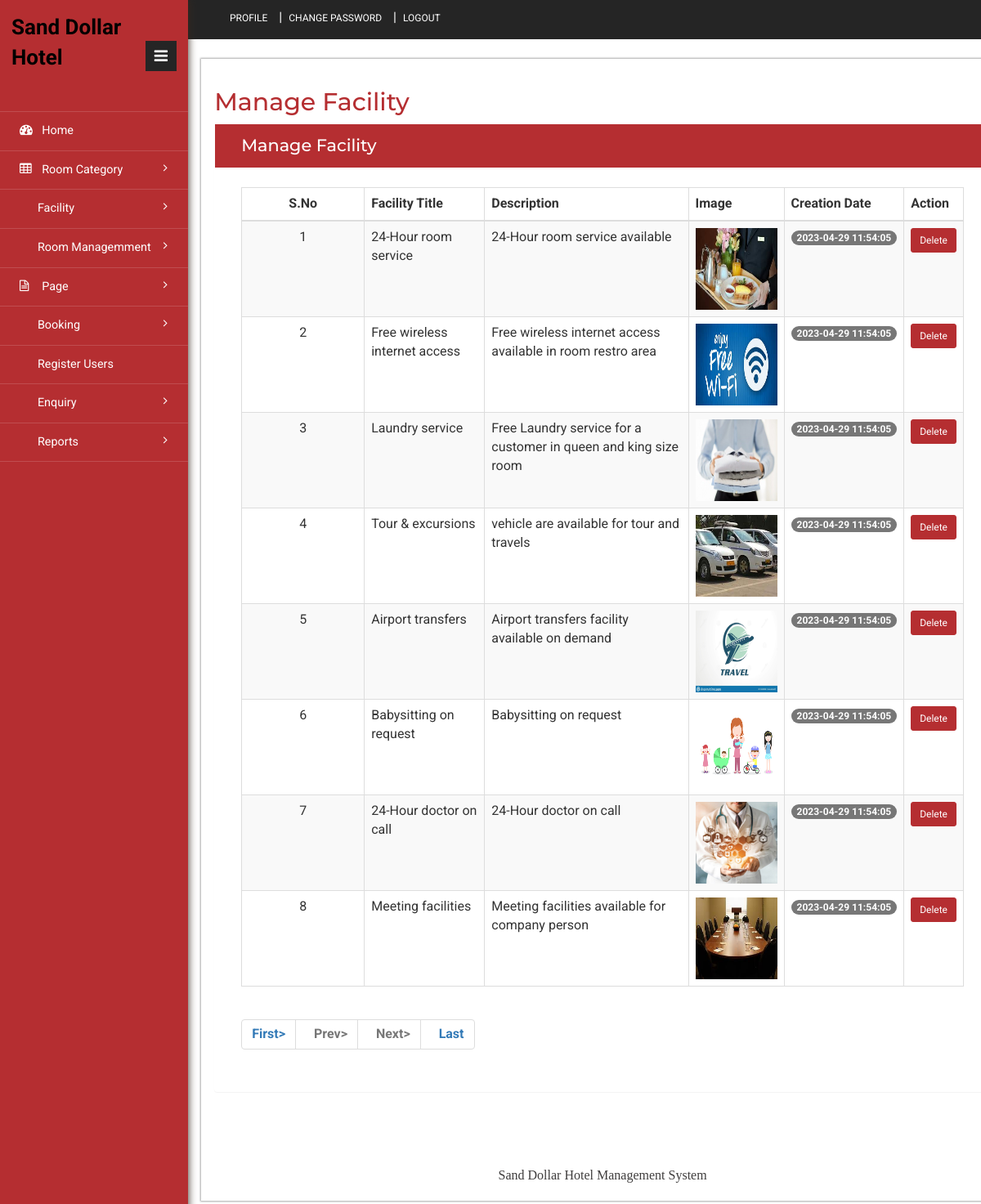
Screenshot of /admin/manage-facility.php (signed in) with the database file from the repository.
### tables this page shows
CREATE TABLE `tblfacility` (
  `ID` int(10) NOT NULL,
  `FacilityTitle` varchar(200) DEFAULT NULL,
  `Description` mediumtext DEFAULT NULL,
  `Image` varchar(200) DEFAULT NULL,
  `CreationDate` timestamp NULL DEFAULT current_timestamp()
);

### src/admin/manage-facility.php (the view, shortened to what this page needs)
<?php
	include('includes/dbconnection.php');
	if (strlen($_SESSION['hbmsaid']==0)) {
		header('location:logout.php');
	} else {
?>
<!DOCTYPE HTML>
<html>
	<head>
		<link href="css/bootstrap.min.css" rel='stylesheet' type='text/css' />
		<link href="css/style.css" rel='stylesheet' type='text/css' />
		<link href="css/font-awesome.css" rel="stylesheet">
		<link rel="stylesheet" href="css/icon-font.min.css" type='text/css' />
	</head>
	<body>
		<div class="page-container">
			<div class="left-content">
				<div class="inner-content">
					<?php include_once('includes/header.php');?>
					<div class="content">
						<div class="women_main">
							<div class="grids">
								<div class="progressbar-heading grids-heading">
									<h2>Manage Facility</h2>
								</div>
								<div class="panel panel-widget forms-panel">
									<div class="forms">
										<div class="form-grids widget-shadow" data-example-id="basic-forms">
											<div class="form-title">
												<h4>Manage Facility </h4>
											</div>
											<div class="form-body">
												<table class="table table-bordered table-striped table-vcenter js-dataTable-full-pagination">
													<thead>
														<tr>
															<th class="text-center">S.No</th>
															<th>Facility Title</th>
															<th>Description</th>
															<th>Image</th>
															<th>Creation Date</th>
															<th>Action</th>
														</tr>
													</thead>
													<tbody>
														<?php
															if (isset($_GET['pageno'])) {
																$pageno = $_GET['pageno'];
															} else {
																$pageno = 1;
															}
															$no_of_records_per_page = 10;
															$offset = ($pageno-1) * $no_of_records_per_page;
															$ret = "SELECT ID FROM tblfacility";
															$query1 = $dbh -> prepare($ret);
															$query1->execute();
															$total_rows=$query1->rowCount();
															$total_pages = ceil($total_rows / $no_of_records_per_page);
															$sql="SELECT * from tblfacility LIMIT $offset, $no_of_records_per_page";
															$query = $dbh -> prepare($sql);
															$query->execute();
															$results=$query->fetchAll(PDO::FETCH_OBJ);
															$cnt=1;
															if($query->rowCount() > 0) {
																foreach($results as $row) {
														?>
														<tr>
															<td class="text-center"><?php echo htmlentities($cnt);?></td>
															<td class="font-w600"><?php  echo htmlentities($row->FacilityTitle);?></td>
															<td><?php  echo htmlentities($row->Description);?></td>
															<td><img src="images/<?php echo $row->Image;?>" width="100" height="100"></td>
															<td><span class="badge badge-primary"><?php  echo htmlentities($row->CreationDate);?></span></td>
															<td class="d-none d-sm-table-cell"><a href="manage-facility.php?delid=<?php echo ($row->ID);?>" onclick="return confirm('Do you really want to Delete ?');" class="btn btn-danger btn-sm">Delete</a></td>
														</tr>
														<?php $cnt=$cnt+1;}} ?>
													</tbody>
												</table>
												<div align="left">
													<ul class="pagination" >
														<li><a href="?pageno=1"><strong>First></strong></a></li>
														<li class="<?php if($pageno <= 1){ echo 'disabled'; } ?>">
															<a href="<?php if($pageno <= 1){ echo '#'; } else { echo "?pageno=".($pageno - 1); } ?>"><strong style="padding-left: 10px">Prev></strong></a>
														</li>
														<li class="<?php if($pageno >= $total_pages){ echo 'disabled'; } ?>">
															<a href="<?php if($pageno >= $total_pages){ echo '#'; } else { echo "?pageno=".($pageno + 1); } ?>"><strong style="padding-left: 10px">Next></strong></a>
														</li>
														<li><a href="?pageno=<?php echo $total_pages; ?>"><strong style="padding-left: 10px">Last</strong></a></li>
													</ul>
												</div>
											</div>
										</div>
									</div>
								</div>
							</div>
							<?php include_once('includes/footer.php');?>
						</div>
					</div>
				</div>
			</div>
			<?php include_once('includes/sidebar.php');?>
		</div>
	</body>
</html>
<?php }  ?>

### rows the page displays
tblfacility: FacilityTitle "24-Hour room service", Description "24-Hour room service available", Image (picture), CreationDate "2023-04-29 11:54:05"
tblfacility: FacilityTitle "Free wireless internet access", Description "Free wireless internet access available in room restro area", Image (picture), CreationDate "2023-04-29 11:54:05"
tblfacility: FacilityTitle "Laundry service", Description "Free Laundry service for a customer in queen and king size room", Image (picture), CreationDate "2023-04-29 11:54:05"
tblfacility: FacilityTitle "Tour & excursions", Description "vehicle are available for tour and travels", Image (picture), CreationDate "2023-04-29 11:54:05"
tblfacility: FacilityTitle "Airport transfers", Description "Airport transfers facility available on demand", Image (picture), CreationDate "2023-04-29 11:54:05"
tblfacility: FacilityTitle "Babysitting on request", Description "Babysitting on request", Image (picture), CreationDate "2023-04-29 11:54:05"
tblfacility: FacilityTitle "24-Hour doctor on call", Description "24-Hour doctor on call", Image (picture), CreationDate "2023-04-29 11:54:05"
tblfacility: FacilityTitle "Meeting facilities", Description "Meeting facilities available for company person", Image (picture), CreationDate "2023-04-29 11:54:05"
